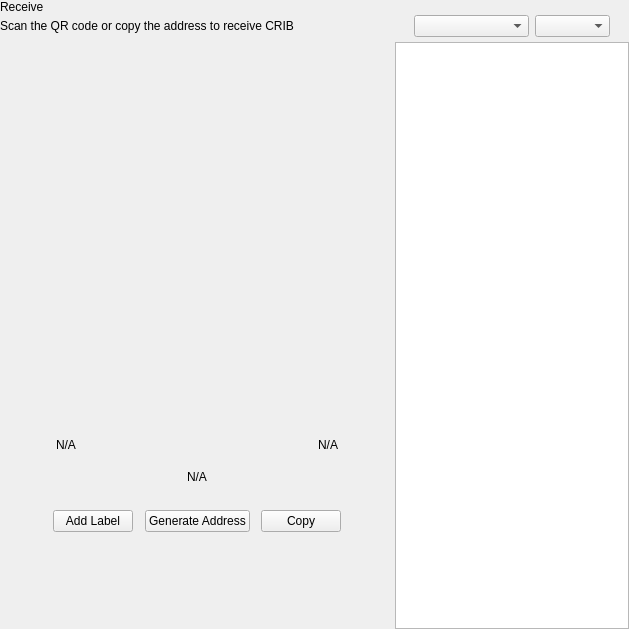
<?xml version="1.0" encoding="UTF-8"?>
<ui version="4.0">
 <class>ReceiveWidget</class>
 <widget class="QWidget" name="ReceiveWidget">
  <property name="geometry">
   <rect>
    <x>0</x>
    <y>0</y>
    <width>629</width>
    <height>629</height>
   </rect>
  </property>
  <property name="minimumSize">
   <size>
    <width>0</width>
    <height>0</height>
   </size>
  </property>
  <property name="windowTitle">
   <string>Form</string>
  </property>
  <layout class="QHBoxLayout" name="horizontalLayout_2" stretch="2,1">
   <property name="spacing">
    <number>0</number>
   </property>
   <property name="leftMargin">
    <number>0</number>
   </property>
   <property name="topMargin">
    <number>0</number>
   </property>
   <property name="rightMargin">
    <number>0</number>
   </property>
   <property name="bottomMargin">
    <number>0</number>
   </property>
   <item>
    <widget class="QWidget" name="left" native="true">
     <layout class="QVBoxLayout" name="verticalLayout_3">
      <property name="leftMargin">
       <number>0</number>
      </property>
      <property name="topMargin">
       <number>0</number>
      </property>
      <property name="rightMargin">
       <number>0</number>
      </property>
      <property name="bottomMargin">
       <number>0</number>
      </property>
      <item>
       <layout class="QVBoxLayout" name="verticalLayout_2">
        <property name="spacing">
         <number>0</number>
        </property>
        <property name="leftMargin">
         <number>0</number>
        </property>
        <item>
         <layout class="QHBoxLayout" name="horizontalLayout_3">
          <property name="spacing">
           <number>0</number>
          </property>
          <item>
           <layout class="QVBoxLayout" name="verticalLayout_4">
            <property name="spacing">
             <number>5</number>
            </property>
            <item>
             <widget class="QLabel" name="labelTitle">
              <property name="text">
               <string>Receive</string>
              </property>
             </widget>
            </item>
            <item alignment="Qt::AlignTop">
             <widget class="QLabel" name="labelSubtitle1">
              <property name="text">
               <string>Scan the QR code or copy the address to receive CRIB</string>
              </property>
             </widget>
            </item>
           </layout>
          </item>
          <item>
           <spacer name="horizontalSpacer">
            <property name="orientation">
             <enum>Qt::Horizontal</enum>
            </property>
            <property name="sizeHint" stdset="0">
             <size>
              <width>40</width>
              <height>20</height>
             </size>
            </property>
           </spacer>
          </item>
         </layout>
        </item>
        <item>
         <spacer name="verticalSpacer_2">
          <property name="orientation">
           <enum>Qt::Vertical</enum>
          </property>
          <property name="sizeType">
           <enum>QSizePolicy::Expanding</enum>
          </property>
          <property name="sizeHint" stdset="0">
           <size>
            <width>20</width>
            <height>50</height>
           </size>
          </property>
         </spacer>
        </item>
        <item alignment="Qt::AlignHCenter">
         <widget class="QWidget" name="layoutQR" native="true">
          <property name="maximumSize">
           <size>
            <width>510</width>
            <height>16777215</height>
           </size>
          </property>
          <layout class="QVBoxLayout" name="verticalLayoutQr">
           <item>
            <spacer name="verticalSpacer11">
             <property name="orientation">
              <enum>Qt::Vertical</enum>
             </property>
             <property name="sizeType">
              <enum>QSizePolicy::Fixed</enum>
             </property>
             <property name="sizeHint" stdset="0">
              <size>
               <width>20</width>
               <height>20</height>
              </size>
             </property>
            </spacer>
           </item>
           <item alignment="Qt::AlignHCenter">
            <widget class="QLabel" name="labelQrImg">
             <property name="minimumSize">
              <size>
               <width>260</width>
               <height>260</height>
              </size>
             </property>
             <property name="maximumSize">
              <size>
               <width>260</width>
               <height>260</height>
              </size>
             </property>
             <property name="text">
              <string/>
             </property>
             <property name="alignment">
              <set>Qt::AlignCenter</set>
             </property>
            </widget>
           </item>
           <item>
            <spacer name="verticalSpacer_21">
             <property name="orientation">
              <enum>Qt::Vertical</enum>
             </property>
             <property name="sizeType">
              <enum>QSizePolicy::Fixed</enum>
             </property>
             <property name="sizeHint" stdset="0">
              <size>
               <width>20</width>
               <height>30</height>
              </size>
             </property>
            </spacer>
           </item>
           <item>
            <widget class="QWidget" name="widget" native="true">
             <property name="minimumSize">
              <size>
               <width>0</width>
               <height>0</height>
              </size>
             </property>
             <layout class="QHBoxLayout" name="horizontalLayout_5">
              <item>
               <widget class="QLabel" name="labelLabel">
                <property name="text">
                 <string notr="true">N/A</string>
                </property>
               </widget>
              </item>
              <item>
               <spacer name="horizontalSpacer_2">
                <property name="orientation">
                 <enum>Qt::Horizontal</enum>
                </property>
                <property name="sizeHint" stdset="0">
                 <size>
                  <width>141</width>
                  <height>20</height>
                 </size>
                </property>
               </spacer>
              </item>
              <item>
               <widget class="QLabel" name="labelDate">
                <property name="text">
                 <string notr="true">N/A</string>
                </property>
                <property name="alignment">
                 <set>Qt::AlignRight|Qt::AlignTrailing|Qt::AlignVCenter</set>
                </property>
               </widget>
              </item>
             </layout>
            </widget>
           </item>
           <item>
            <widget class="QLabel" name="labelAddress">
             <property name="sizePolicy">
              <sizepolicy hsizetype="Expanding" vsizetype="Preferred">
               <horstretch>0</horstretch>
               <verstretch>0</verstretch>
              </sizepolicy>
             </property>
             <property name="minimumSize">
              <size>
               <width>300</width>
               <height>0</height>
              </size>
             </property>
             <property name="text">
              <string notr="true">N/A</string>
             </property>
             <property name="alignment">
              <set>Qt::AlignCenter</set>
             </property>
            </widget>
           </item>
           <item>
            <spacer name="verticalSpacer_4">
             <property name="orientation">
              <enum>Qt::Vertical</enum>
             </property>
             <property name="sizeType">
              <enum>QSizePolicy::Fixed</enum>
             </property>
             <property name="sizeHint" stdset="0">
              <size>
               <width>20</width>
               <height>20</height>
              </size>
             </property>
            </spacer>
           </item>
           <item>
            <layout class="QHBoxLayout" name="horizontalLayout_4">
             <item alignment="Qt::AlignHCenter">
              <widget class="QPushButton" name="pushButtonLabel">
               <property name="focusPolicy">
                <enum>Qt::NoFocus</enum>
               </property>
               <property name="text">
                <string>Add Label</string>
               </property>
              </widget>
             </item>
             <item alignment="Qt::AlignHCenter">
              <widget class="QPushButton" name="pushButtonNewAddress">
               <property name="focusPolicy">
                <enum>Qt::NoFocus</enum>
               </property>
               <property name="text">
                <string>Generate Address</string>
               </property>
              </widget>
             </item>
             <item alignment="Qt::AlignHCenter">
              <widget class="QPushButton" name="pushButtonCopy">
               <property name="focusPolicy">
                <enum>Qt::NoFocus</enum>
               </property>
               <property name="text">
                <string>Copy</string>
               </property>
              </widget>
             </item>
            </layout>
           </item>
           <item>
            <spacer name="verticalSpacer_3">
             <property name="orientation">
              <enum>Qt::Vertical</enum>
             </property>
             <property name="sizeType">
              <enum>QSizePolicy::Expanding</enum>
             </property>
             <property name="sizeHint" stdset="0">
              <size>
               <width>20</width>
               <height>20</height>
              </size>
             </property>
            </spacer>
           </item>
          </layout>
         </widget>
        </item>
        <item>
         <spacer name="verticalSpacer">
          <property name="orientation">
           <enum>Qt::Vertical</enum>
          </property>
          <property name="sizeHint" stdset="0">
           <size>
            <width>20</width>
            <height>40</height>
           </size>
          </property>
         </spacer>
        </item>
       </layout>
      </item>
     </layout>
    </widget>
   </item>
   <item>
    <widget class="QWidget" name="right" native="true">
     <layout class="QVBoxLayout" name="verticalLayout_5">
      <property name="spacing">
       <number>0</number>
      </property>
      <property name="leftMargin">
       <number>1</number>
      </property>
      <property name="topMargin">
       <number>0</number>
      </property>
      <property name="rightMargin">
       <number>0</number>
      </property>
      <property name="bottomMargin">
       <number>0</number>
      </property>
      <item>
       <layout class="QVBoxLayout" name="container_right">
        <property name="spacing">
         <number>0</number>
        </property>
        <property name="leftMargin">
         <number>0</number>
        </property>
        <property name="rightMargin">
         <number>0</number>
        </property>
        <item>
         <layout class="QVBoxLayout" name="verticalLayout">
          <property name="spacing">
           <number>6</number>
          </property>
          <property name="leftMargin">
           <number>19</number>
          </property>
          <property name="rightMargin">
           <number>19</number>
          </property>
          <item>
           <widget class="OptionButton" name="btnRequest" native="true"/>
          </item>
          <item>
           <widget class="OptionButton" name="btnMyAddresses" native="true">
            <property name="sizePolicy">
             <sizepolicy hsizetype="Preferred" vsizetype="Minimum">
              <horstretch>0</horstretch>
              <verstretch>0</verstretch>
             </sizepolicy>
            </property>
           </widget>
          </item>
         </layout>
        </item>
        <item>
         <widget class="QWidget" name="sortWidget" native="true">
          <layout class="QHBoxLayout" name="horizontalLayout_6">
           <property name="leftMargin">
            <number>19</number>
           </property>
           <property name="rightMargin">
            <number>19</number>
           </property>
           <property name="bottomMargin">
            <number>5</number>
           </property>
           <item>
            <spacer name="horizontalSpacer_3">
             <property name="orientation">
              <enum>Qt::Horizontal</enum>
             </property>
             <property name="sizeHint" stdset="0">
              <size>
               <width>40</width>
               <height>20</height>
              </size>
             </property>
            </spacer>
           </item>
           <item>
            <widget class="QComboBox" name="comboBoxSort">
             <property name="sizePolicy">
              <sizepolicy hsizetype="Preferred" vsizetype="Fixed">
               <horstretch>0</horstretch>
               <verstretch>0</verstretch>
              </sizepolicy>
             </property>
             <property name="minimumSize">
              <size>
               <width>115</width>
               <height>0</height>
              </size>
             </property>
            </widget>
           </item>
           <item>
            <widget class="QComboBox" name="comboBoxSortOrder">
             <property name="sizePolicy">
              <sizepolicy hsizetype="Preferred" vsizetype="Fixed">
               <horstretch>0</horstretch>
               <verstretch>0</verstretch>
              </sizepolicy>
             </property>
             <property name="minimumSize">
              <size>
               <width>75</width>
               <height>0</height>
              </size>
             </property>
            </widget>
           </item>
          </layout>
         </widget>
        </item>
        <item>
         <widget class="QListView" name="listViewAddress"/>
        </item>
       </layout>
      </item>
     </layout>
    </widget>
   </item>
  </layout>
 </widget>
 <customwidgets>
  <customwidget>
   <class>OptionButton</class>
   <extends>QWidget</extends>
   <header>qt/cribs/optionbutton.h</header>
   <container>1</container>
  </customwidget>
 </customwidgets>
 <resources/>
 <connections/>
</ui>
